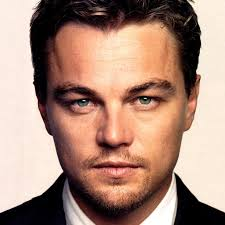
//> input picture test-image.jpg, 225 x 225 px, given in place of the camera
$ ./imgproc_monochrome   (built with g++ and OpenCV 4)
//> lines starting //> are read from the running program, lines starting //| are printed output that depends on the picture; after the words box and inside, x2 and y2 are one past the last pixel; in counts of white or black regions, pixels touching at a corner belong together
#include "opencv2/core.hpp"
#include "opencv2/highgui.hpp"
#include "opencv2/imgproc.hpp"
#include "opencv2/opencv.hpp"
#include <iostream>
#include <stdlib.h>
#include <cmath>


/* SUPPORTED MOTION OF MOTOR : ANTICLOCKWISE WITH INITIAL POSITION AS HORIZONTAL RIGHT */

using namespace std;
using namespace cv;

#define pi 3.14159265
#define lli long long int

// Structure to store the sector and region number
struct Region
{
	int sector;
	int region;
};

// Declaration of general global variables
int no_of_leds=32;
int no_of_sectors=200;
const string default_image_path="/home/yash/Desktop/test-image.jpg";

// Declaration of dynamic global variables
int xcenter;
int ycenter;
double radius;
Mat frame;

// Function to create the resulting image
Mat createResult(vector< vector< vector<int> > >,Mat);
// Function to pixellate an image
Mat pixellate(Mat);

// Function to calculate the distance between two pixels
double distanceFromCenter(int x,int y)
{
	return sqrt((x-xcenter)*(x-xcenter)+(y-ycenter)*(y-ycenter));
}

// Function to calculate the sector and region number for a given pixel
Region calcRegionNumber(int x,int y)
{
	// calculating distance from the center
	double dist=distanceFromCenter(x,y);
	// calculating angle from base line
	double angle=atan2(y-ycenter,x-xcenter);
	// converting angle to degrees [0,360]
	angle = (angle<0)? angle*180.00/pi + 360.00 : angle*180.00/pi;

	Region v;
	// calculating sector number
	double delta_theta=360.0/no_of_sectors;
	v.sector=(int)(angle/delta_theta);
	// calculating region number
	double delta_radius=radius/no_of_leds;
	v.region=(int)(dist/delta_radius);

	// applying constraints
	v.sector=(v.sector>=no_of_sectors)? (no_of_sectors-1) : v.sector;
	v.region=(v.region>=no_of_leds)? (no_of_leds-1) : v.region;

	return v;

}
int main(int argc, char const *argv[])
{
	system("clear");
	string mode="image";
	cout<<"MONOCHROME DISPLAY - BINARY INPUT (ON or OFF)\n";
	cout<<"Please select the mode :\n1. Static image\n2. Video (dynamic image)\nYour choice (1 or 2): ";
	int choice; cin>>choice;
//> the answer given: 2
	mode=(choice==1)? "image" : (choice==2)? "video" : "fail";
	if(mode=="fail")
	{
		cout<<"Wrong option!";
		return -1;
	}
	else if(mode=="image")
	{
		system("clear");
		bool pass=false;
		// Accepting image from the user
		string image_path;
		do
		{
			std::cout<<"Enter the complete path of the image - \nType \"default\" (sans quotes) for using default image :\n";
			std::cin>>image_path;
			if(image_path=="default")
			{
				image_path=default_image_path;
			// Storing the specified image as a matrix of pixels
				frame = imread(image_path, CV_LOAD_IMAGE_COLOR);
				pass=true;
			}
			else
			{

    		// Storing the specified image as a matrix of pixels
				frame = imread(image_path, CV_LOAD_IMAGE_COLOR);

				if(! frame.data)
				{
					cout<<"Could not find OR load specified image.\nPlease try again.\n";
					pass=false;
				}
				else
				{
	    		// Displaying the selected image
					imshow("Selected image : Press any key to continue.",frame);
					waitKey(0);
					cout<<"Was that the image you wanted? Type 'y' OR 'n'.\n";
					char ans; cin>>ans;
					pass=(ans=='y')? true : false;
				}
			}
		}while(pass==false);

		imshow("Resulting image",pixellate(frame));
		waitKey(0);
	}
	else if(mode=="video")
	{
		system("clear");
		cout<<"Select the type of video input:\n1. Web-cam\n2. Existing file\nYour choice (1 or 2) : ";
		int choice1; cin>>choice1;
//> the answer given: 1
		switch(choice1)
		{
			case 1:
			{
				VideoCapture cap(0); // open the default camera
    			if(!cap.isOpened())  // check if we succeeded
    			{
    				cout<<"Error in opening camera!\n";
    				return -1;
    			}

    			for(int count=0;count<200;count++)
    			{
    				Mat frame;
        			cap >> frame; // get a new frame from camera
//> frame is the input picture: 225 rows x 225 cols, CV_8UC3; mean B, G, R 122.1, 137.4, 170.2
        			imshow("Pixellated video - 23 seconds",pixellate(frame));
        			waitKey(1);

        		}
        		cap.release();
        		waitKey(0);
        		break;
        	}
        	case 2:
        	{
        		cout<<"Enter the exact path of the video file:\n";
        		string path; cin>>path;
        		VideoCapture vid_file;
        		if(!vid_file.open(path))
        		{
        			cout<<"Error in opening file.\n";
        			return -1;
        		}
        		else
        		{
        			for(;;)
        			{
        				Mat frame;
        				vid_file >> frame;
        				if(frame.empty())
        				{
        					break;
        				}
        				else
        				{
        					imshow("Pixellated video", pixellate(frame));
        					waitKey(1);
        				}
        			}
        			vid_file.release();
        			waitKey(0);
        		}
        		break;
        	}
        	default:
        	{
        		cout<<"Wrong option!\n";
        		return -1;
        	}
        }
    }

    cout<<"Thank you!\n";
    return 0;
}

Mat pixellate(Mat pixels)
{
	// Defining vectors to store image components
	vector< vector< vector<lli> > > data_of_regions(no_of_sectors,vector< vector<lli> >(no_of_leds, vector<lli>(4, 1)));


    // Defining the bounding circle
	xcenter=(int)(pixels.cols+1)/2;
//> xcenter = 113
	ycenter=(int)(pixels.rows+1)/2;
//> ycenter = 113
	radius=min(xcenter,ycenter);
//> radius = 113

    // Parsing the image array
	for(int y=0;y<pixels.rows;y++)
	{
		for(int x=0;x<pixels.cols;x++)
		{
			if(distanceFromCenter(x,y)<radius)
			{
				Vec3b pixel=pixels.at<Vec3b>(Point(x,y));
				Region temp=calcRegionNumber(x,y);
				// accumulating B,G,R values in data_of_regions
				data_of_regions[temp.sector][temp.region][0]+=pixel[0];
				data_of_regions[temp.sector][temp.region][1]+=pixel[1];
				data_of_regions[temp.sector][temp.region][2]+=pixel[2];
    			// incrementing the number of pixels in that region
				data_of_regions[temp.sector][temp.region][3]++;
			}
		}
	}

    // Vector storing the final data to be sent to Arduino
	vector< vector< vector<int> > > averaged_pixels(no_of_sectors,vector< vector<int> >(no_of_leds,vector<int>(3,0)));

	// Averaging out the color in all regions - data stored in B,G,R format
	for(int i=0;i<no_of_sectors;i++)
	{
		for(int j=0;j<no_of_leds;j++)
		{
			lli cnt = data_of_regions[i][j][3];
    		averaged_pixels[i][j][0]=(int)(data_of_regions[i][j][0]/cnt); // averaged blue color
    		averaged_pixels[i][j][1]=(int)(data_of_regions[i][j][1]/cnt); // averaged green color
    		averaged_pixels[i][j][2]=(int)(data_of_regions[i][j][2]/cnt); // averaged red color
    	}
    }

    cout<<"Averaging complete.\n";
    // recreating the averaged out image
    return createResult(averaged_pixels,pixels);

}


Mat createResult(vector< vector< vector<int> > > averaged_pixels, Mat org_img)
{
	Mat res_image=org_img;
	for(int y=0;y<res_image.rows;y++)
	{
		for(int x=0;x<res_image.cols;x++)
		{
			if(distanceFromCenter(x,y)<radius)
			{

				Region temp=calcRegionNumber(x,y);
				res_image.at<Vec3b>(Point(x,y))=Vec3b(averaged_pixels[temp.sector][temp.region][0],averaged_pixels[temp.sector][temp.region][1],averaged_pixels[temp.sector][temp.region][2]);

			}
			else
				res_image.at<Vec3b>(Point(x,y))=Vec3b(0,0,0);

		}
	}
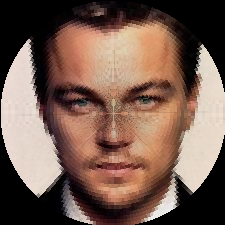
//> res_image: 225 rows x 225 cols, CV_8UC3; mean B, G, R 81.1, 93.2, 119.4

	// Conversion of grayscale image to binary (black and white) image
	Mat temp;
	cvtColor(res_image,temp,CV_RGB2GRAY);
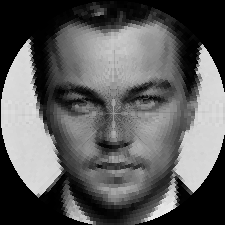
//> temp: 225 rows x 225 cols, CV_8UC1; min 0, max 235, mean 92.6
	temp=temp>127;
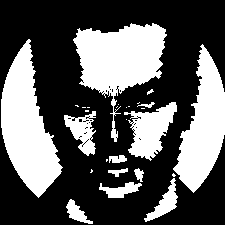
//> temp: 225 rows x 225 cols, CV_8UC1; 35.9% white; 27 white regions (14 under 20 px), largest, box (x1, y1, x2, y2) and area: (1, 39, 63, 198) 5167, (73, 23, 167, 142) 5067, (173, 44, 225, 193) 4055
	return temp;

}
